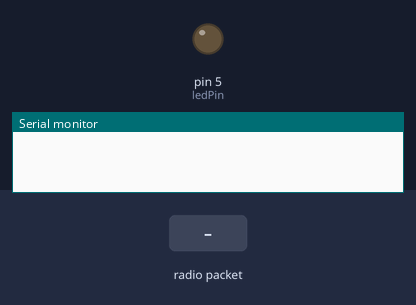
The sketch below on a simulated Arduino Uno, built with avr-gcc and run on an emulated ATmega328P. Shown: output pins drawn as LEDs (lit = HIGH), the last lines printed to the serial monitor. The test bench sets the inputs (shaded band). No radio packets arrive unless stated.

Above: at 1.2 s.
1.3 s: radio packet "1" arrives
At 2.2 s:
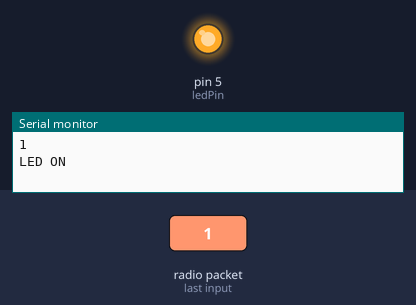
2.8 s: radio packet "0" arrives
At 3.4 s:
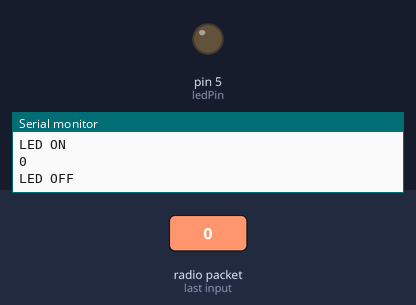
Timing chart, 0 to 5.8 s (numbered marks = the images above; inputs shaded):
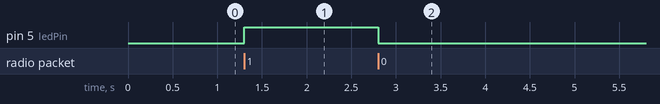

The sketch:

nrf24L01_alici.ino
```cpp
#include <SPI.h>
#include <nRF24L01.h>
#include <RF24.h>

#define ledPin 5 // LED için pin tanımı

RF24 radio(9, 8);
const byte address[6] = "00001";

bool ledState = LOW; // LED durumu

void setup() {
  while (!Serial); // Seri portun açılmasını bekle
  Serial.begin(9600);
  radio.begin();
  radio.openReadingPipe(1, address); // Okuma borusunu aç
  radio.startListening();
  pinMode(ledPin, OUTPUT); // LED pinini çıkış olarak ayarla
}

void loop() {
  if (radio.available()) {
    char text[32] = {0};
    radio.read(&text, sizeof(text));
    Serial.println(text); // Gelen veriyi seri portta göster

    // Gelen veriye göre LED'i kontrol et
    if (text[0] == '1') {
      ledState = HIGH; // '1' geldiğinde LED'i aç
      digitalWrite(ledPin, ledState);
      Serial.println("LED ON");
    } else if (text[0] == '0') {
      ledState = LOW; // '0' geldiğinde LED'i kapat
      digitalWrite(ledPin, ledState);
      Serial.println("LED OFF");
    }
  }

  // LED'in durumu 'HIGH' olduğunda yanmaya devam et
  if (ledState == HIGH) {
    digitalWrite(ledPin, HIGH); // LED'i açık tut
  }
}
```

Measured:
- after the input at 1.3 s, pin 5 (ledPin): LOW → HIGH at once
- after the input at 2.8 s, pin 5 (ledPin): HIGH → LOW at once
